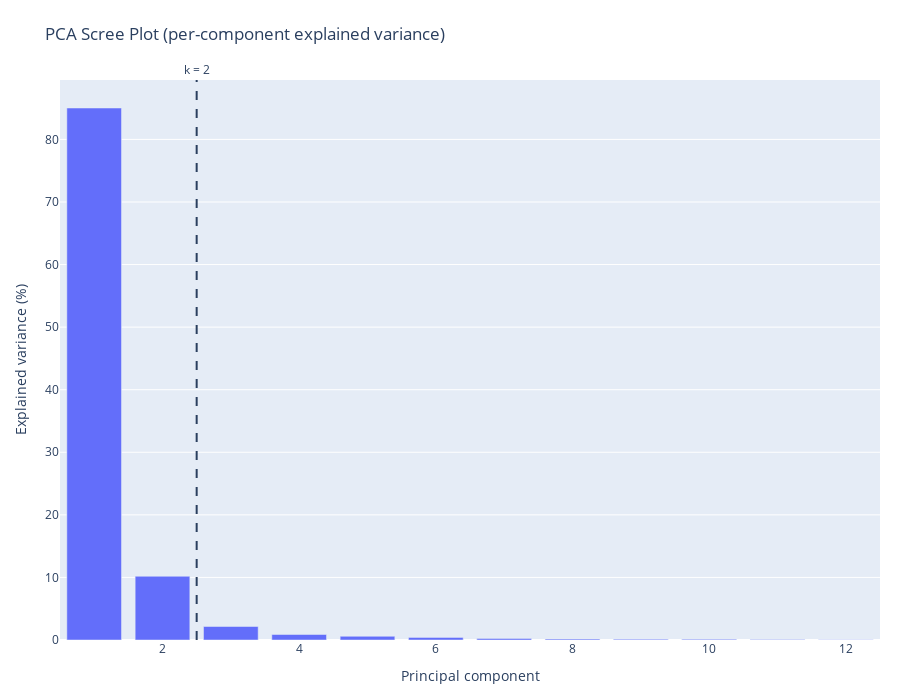

The notebook cell this image was saved under:
### Code cell
# 4) Explained variance — scree
fig4 = fig_pca_scree(p["full_var_all"], p["k"]); fig4.show()

### Figure 1 — Plotly figure (JSON) as saved in the notebook; plotly's stock layout.template omitted (floating-point values rounded to 4 significant figures)
{"data": [{"name": "Explained variance (%)", "type": "bar", "x": [1, 2, 3, 4, 5, 6, 7, 8, 9, 10, 11, 12], "y": [85.02, 10.18, 2.158, 0.8791, 0.5914, 0.4179, 0.2495, 0.1449, 0.1293, 0.1151, 0.07086, 0.04048]}], "layout": {"annotations": [{"showarrow": false, "text": "k = 2", "x": 2.5, "xanchor": "center", "xref": "x", "y": 1, "yanchor": "bottom", "yref": "y domain"}], "autosize": false, "height": 700, "hovermode": "x unified", "margin": {"b": 60, "l": 60, "r": 20, "t": 80}, "shapes": [{"line": {"dash": "dash"}, "type": "line", "x0": 2.5, "x1": 2.5, "xref": "x", "y0": 0, "y1": 1, "yref": "y domain"}], "showlegend": false, "title": {"text": "PCA Scree Plot (per-component explained variance)"}, "width": 900, "xaxis": {"title": {"text": "Principal component"}}, "yaxis": {"rangemode": "tozero", "title": {"text": "Explained variance (%)"}}}}
